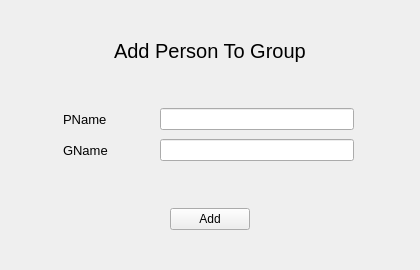
<?xml version="1.0" encoding="UTF-8"?>
<ui version="4.0">
 <class>InviteGroup</class>
 <widget class="QWidget" name="InviteGroup">
  <property name="geometry">
   <rect>
    <x>0</x>
    <y>0</y>
    <width>420</width>
    <height>270</height>
   </rect>
  </property>
  <property name="sizePolicy">
   <sizepolicy hsizetype="Fixed" vsizetype="Fixed">
    <horstretch>0</horstretch>
    <verstretch>0</verstretch>
   </sizepolicy>
  </property>
  <property name="minimumSize">
   <size>
    <width>420</width>
    <height>270</height>
   </size>
  </property>
  <property name="maximumSize">
   <size>
    <width>420</width>
    <height>270</height>
   </size>
  </property>
  <property name="windowTitle">
   <string>Add to Group</string>
  </property>
  <property name="windowIcon">
   <iconset resource="resources.qrc">
    <normaloff>:/images/images/add.png</normaloff>:/images/images/add.png</iconset>
  </property>
  <layout class="QVBoxLayout" name="verticalLayout_3">
   <item>
    <widget class="QWidget" name="widget_2" native="true">
     <layout class="QVBoxLayout" name="verticalLayout">
      <item alignment="Qt::AlignHCenter">
       <widget class="QLabel" name="label">
        <property name="font">
         <font>
          <pointsize>15</pointsize>
         </font>
        </property>
        <property name="text">
         <string>Add Person To Group</string>
        </property>
       </widget>
      </item>
     </layout>
    </widget>
   </item>
   <item>
    <widget class="QWidget" name="widget" native="true">
     <layout class="QGridLayout" name="gridLayout">
      <item row="0" column="3">
       <widget class="QLineEdit" name="PName"/>
      </item>
      <item row="0" column="0">
       <spacer name="horizontalSpacer_2">
        <property name="orientation">
         <enum>Qt::Horizontal</enum>
        </property>
        <property name="sizeType">
         <enum>QSizePolicy::Fixed</enum>
        </property>
        <property name="sizeHint" stdset="0">
         <size>
          <width>43</width>
          <height>20</height>
         </size>
        </property>
       </spacer>
      </item>
      <item row="0" column="2">
       <spacer name="horizontalSpacer">
        <property name="orientation">
         <enum>Qt::Horizontal</enum>
        </property>
        <property name="sizeType">
         <enum>QSizePolicy::Fixed</enum>
        </property>
        <property name="sizeHint" stdset="0">
         <size>
          <width>46</width>
          <height>20</height>
         </size>
        </property>
       </spacer>
      </item>
      <item row="0" column="1">
       <widget class="QLabel" name="label_2">
        <property name="font">
         <font>
          <pointsize>10</pointsize>
         </font>
        </property>
        <property name="text">
         <string>PName</string>
        </property>
       </widget>
      </item>
      <item row="1" column="3">
       <widget class="QLineEdit" name="GName"/>
      </item>
      <item row="1" column="1">
       <widget class="QLabel" name="label_3">
        <property name="font">
         <font>
          <pointsize>10</pointsize>
         </font>
        </property>
        <property name="text">
         <string>GName</string>
        </property>
       </widget>
      </item>
      <item row="0" column="4">
       <spacer name="horizontalSpacer_3">
        <property name="orientation">
         <enum>Qt::Horizontal</enum>
        </property>
        <property name="sizeType">
         <enum>QSizePolicy::Fixed</enum>
        </property>
        <property name="sizeHint" stdset="0">
         <size>
          <width>46</width>
          <height>20</height>
         </size>
        </property>
       </spacer>
      </item>
     </layout>
    </widget>
   </item>
   <item>
    <widget class="QWidget" name="widget_3" native="true">
     <layout class="QHBoxLayout" name="horizontalLayout">
      <item>
       <spacer name="horizontalSpacer_4">
        <property name="orientation">
         <enum>Qt::Horizontal</enum>
        </property>
        <property name="sizeHint" stdset="0">
         <size>
          <width>40</width>
          <height>20</height>
         </size>
        </property>
       </spacer>
      </item>
      <item>
       <widget class="QPushButton" name="addButton">
        <property name="text">
         <string>Add</string>
        </property>
       </widget>
      </item>
      <item>
       <spacer name="horizontalSpacer_5">
        <property name="orientation">
         <enum>Qt::Horizontal</enum>
        </property>
        <property name="sizeHint" stdset="0">
         <size>
          <width>40</width>
          <height>20</height>
         </size>
        </property>
       </spacer>
      </item>
     </layout>
    </widget>
   </item>
  </layout>
 </widget>
 <resources>
  <include location="resources.qrc"/>
 </resources>
 <connections/>
</ui>
